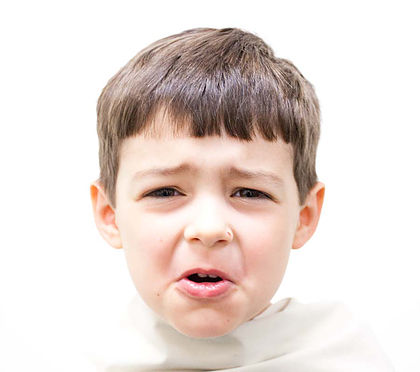
#> input picture StudProjects/team04/project/ANN scripts/data/child.jpg, 420 x 372 px; its folder holds only this picture in this run
$ python img.py
#> lines starting #> are read from the running program, lines starting #| are printed output that depends on the picture
import sys, os
import pandas as pd
import numpy as np
import cv2
import re
import shutil

PATH = "data"

face_cascade = cv2.CascadeClassifier('haarcascade_frontalface_default.xml')

for path, dirs, files in os.walk(PATH):
    for filename in files:
        fullpath = os.path.join(path, filename)
        img = cv2.imread(fullpath, 0)
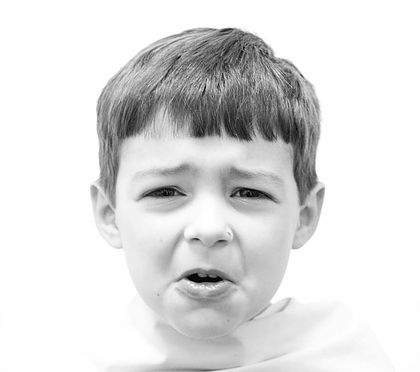
#> img: shape (372, 420); min 0, max 255, mean 222.7
        img = cv2.equalizeHist(img)
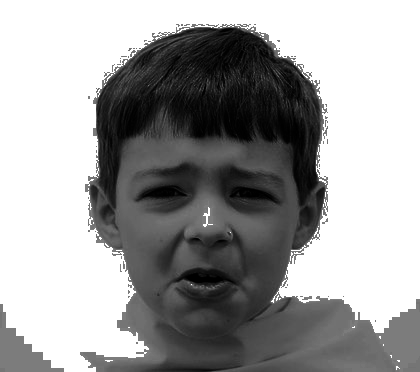
#> img: shape (372, 420); min 0, max 255, mean 161.2

        faces = face_cascade.detectMultiScale(img, 1.3, 5)
#> faces = [[104, 114, 207, 207]]
        idx = 0
        for (x, y, w, h) in faces:
            idx += 1
            cv2.rectangle(img, (x, y), (x + w, y + h), (0, 0, 0), 1)
            roi_gray = img[y:y + h, x:x + w]
            roi_gray = cv2.resize(roi_gray, (200, 200))
            newpath = fullpath.split("\\")
#> (the run stopped early here; a loop or call above may not have finished)

$ run again, on StudProjects/team04/project/ANN scripts/data/human_aug2.png
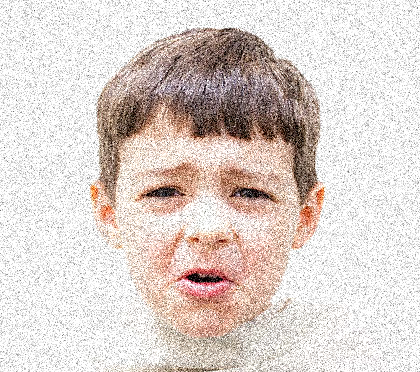
#> input picture StudProjects/team04/project/ANN scripts/data/human_aug2.png, 420 x 372 px
#> `img = cv2.equalizeHist(img)`:
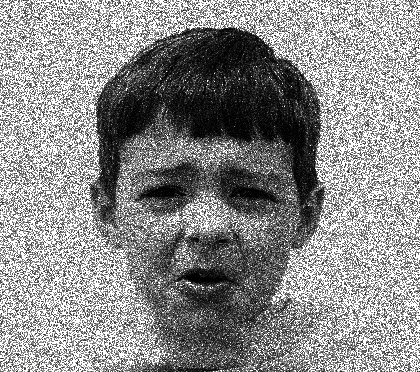
#> img: shape (372, 420); min 0, max 255, mean 140.8
#> faces = [[102, 113, 214, 214]]
